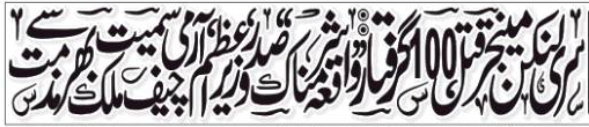
#> input picture data/raw/newspaper/1.png, 589 x 127 px; its folder holds 3 pictures in this run
$ jupyter execute --allow-errors SI26_Week3_MuhammadHassaan.ipynb   (shell and % lines are left out)
#> lines starting #> are read from the running program, lines starting #| are printed output that depends on the picture; after the words box and inside, x2 and y2 are one past the last pixel; in counts of white or black regions, pixels touching at a corner belong together
<a href="https://colab.research.google.com/github/hassanatif992-hash/urdu-ocr-codesaviours-si26-MuhammadHassaan/blob/main/SI26_Week3_MuhammadHassaan.ipynb" target="_parent"></a>

# Urdu OCR Project — Week 3

**Name:** Muhammad Hassaan
**Batch:** SI-26
**Organisation:** Code Saviours
**Project:** Urdu OCR
**Task:** Expand Real Dataset and Build PyTorch DataLoader

## Objective

The objective of Week 3 is to expand the Urdu OCR dataset to more than 200 real images, update labels.csv, preprocess the images, and build a PyTorch Dataset class.

[cell 1]
from google.colab import files

print("Upload week2_real_dataset.zip")

uploaded = files.upload()
#> the answer given: ..png

[cell 2]
import os
import shutil
import zipfile

zip_path = "/content/week2_real_dataset.zip"
data_folder = "/content/data"

if os.path.exists(data_folder):
    shutil.rmtree(data_folder)

#> (the rest of this cell did not finish here and is left out)

[cell 3]
import os
import glob

categories = [
    "books",
    "newspaper",
    "signboards",
    "handwritten",
    "other"
]

total_raw = 0
total_processed = 0

for category in categories:

    raw_images = []
    processed_images = []

    for extension in [
        "*.png", "*.jpg", "*.jpeg",
        "*.PNG", "*.JPG", "*.JPEG"
    ]:

        raw_images.extend(
            glob.glob(
                f"/content/data/raw/{category}/**/{extension}",
                recursive=True
            )
        )

        processed_images.extend(
            glob.glob(
                f"/content/data/processed/{category}/**/{extension}",
                recursive=True
            )
        )

    print(
        category,
        "| Raw:",
        len(raw_images),
        "| Processed:",
        len(processed_images)
    )

    total_raw += len(raw_images)
    total_processed += len(processed_images)

print()
print("Total raw images:", total_raw)
print("Total processed images:", total_processed)

if total_raw > 0 and total_raw == total_processed:
    print("WEEK 2 DATASET RESTORED CORRECTLY!")
else:
    print("Dataset counts need checking.")

[cell 4]
from google.colab import files

print("Upload week3_new_real_images.zip")
uploaded = files.upload()
#> the answer given: 1.png

[cell 5]
import os
import glob
import shutil
import zipfile

zip_files = glob.glob("/content/*.zip")

#> (the rest of this cell did not finish here and is left out)

[cell 6]
import os
import glob
import shutil
import zipfile

zip_path = "/content/week3_new_real_images.zip"
extract_folder = "/content/week3_new_real_images"

#> (the rest of this cell did not finish here and is left out)

[cell 7]
from google.colab import files

print("Upload Week 3.zip")
uploaded = files.upload()
#> the answer given: 10.png

[cell 8]
import os
import glob
import shutil
import zipfile

# Get the ZIP uploaded in the previous cell
uploaded_zip_files = [
    name for name in uploaded
    if name.lower().endswith(".zip")
]

#> (the rest of this cell did not finish here and is left out)

[cell 9]
import glob

all_raw_images = []

for extension in [
    "*.png", "*.jpg", "*.jpeg",
    "*.PNG", "*.JPG", "*.JPEG"
]:

    all_raw_images.extend(
        glob.glob(
            "/content/data/raw/**/" + extension,
            recursive=True
        )
    )

print("Total real images:", len(all_raw_images))

[cell 10]
import os

print("Folders inside extracted ZIP:\n")

for root, folders, files in os.walk(
    "/content/week3_new_real_images"
):
    for folder in folders:
        print(os.path.join(root, folder))

[cell 11]
import os
import shutil
import hashlib

extract_folder = "/content/week3_new_real_images"
destination_folder = "/content/data/raw/handwritten"

os.makedirs(
    destination_folder,
    exist_ok=True
)

# Hashes of images already inside handwritten
existing_hashes = set()

#> (the rest of this cell did not finish here and is left out)

[cell 12]
import glob

all_raw_images = []

for extension in [
    "*.png", "*.jpg", "*.jpeg",
    "*.PNG", "*.JPG", "*.JPEG"
]:

    all_raw_images.extend(
        glob.glob(
            "/content/data/raw/**/" + extension,
            recursive=True
        )
    )

print("Final real image count:", len(all_raw_images))

if len(all_raw_images) >= 200:
    print("200+ REAL IMAGE TARGET COMPLETED!")
else:
    print(
        "More images needed:",
        200 - len(all_raw_images)
    )

[cell 13]
from google.colab import files

print("Upload handwritten.zip")
uploaded = files.upload()
#> the answer given: 21.jpg

[cell 14]
import os
import glob
import shutil
import zipfile
import hashlib

zip_path = "/content/handwritten.zip"
extract_folder = "/content/new_handwritten"
destination_folder = "/content/data/raw/handwritten"

#> (the rest of this cell did not finish here and is left out)

[cell 15]
import glob

all_raw_images = []

for extension in [
    "*.png", "*.jpg", "*.jpeg",
    "*.PNG", "*.JPG", "*.JPEG"
]:
    all_raw_images.extend(
        glob.glob(
            "/content/data/raw/**/" + extension,
            recursive=True
        )
    )

print("Final real image count:", len(all_raw_images))

if len(all_raw_images) >= 200:
    print("200+ REAL IMAGE TARGET COMPLETED!")
else:
    print("More images needed:", 200 - len(all_raw_images))

[cell 16]
import os
import glob
import hashlib
from PIL import Image

all_images = []

for extension in [
    "*.png", "*.jpg", "*.jpeg",
    "*.PNG", "*.JPG", "*.JPEG"
]:
    all_images.extend(
        glob.glob(
            "/content/data/raw/**/" + extension,
            recursive=True
        )
    )

all_images = sorted(set(all_images))

hashes = {}
duplicates = []
broken_images = []

for image_path in all_images:

    try:
        image = Image.open(image_path)
#> image is the input picture: PIL image 589x127 RGBA; mean R, G, B, A 177.7, 175.4, 177.2, 255
        image.verify()

        with open(image_path, "rb") as file:
            image_hash = hashlib.md5(
                file.read()
            ).hexdigest()

        if image_hash in hashes:
            duplicates.append(
                (image_path, hashes[image_hash])
            )
        else:
            hashes[image_hash] = image_path

    except Exception:
        broken_images.append(image_path)

print("Total images:", len(all_images))
print("Duplicate images:", len(duplicates))
print("Broken images:", len(broken_images))

if len(duplicates) == 0 and len(broken_images) == 0:
    print("IMAGE VERIFICATION PASSED!")
else:
    print("Some images need checking.")

[cell 17]
import os
import glob
import hashlib

all_images = []

for extension in [
    "*.png", "*.jpg", "*.jpeg",
    "*.PNG", "*.JPG", "*.JPEG"
]:
    all_images.extend(
        glob.glob(
            "/content/data/raw/**/" + extension,
            recursive=True
        )
    )

hashes = {}
deleted_duplicates = []

for image_path in sorted(all_images):

    with open(image_path, "rb") as file:
        image_hash = hashlib.md5(
            file.read()
        ).hexdigest()

    if image_hash in hashes:
        os.remove(image_path)
        deleted_duplicates.append(image_path)
    else:
        hashes[image_hash] = image_path

print("Duplicate copies deleted:", len(deleted_duplicates))

[cell 18]
import glob

remaining_images = []

for extension in [
    "*.png", "*.jpg", "*.jpeg",
    "*.PNG", "*.JPG", "*.JPEG"
]:
    remaining_images.extend(
        glob.glob(
            "/content/data/raw/**/" + extension,
            recursive=True
        )
    )

print("Unique real images remaining:", len(remaining_images))

[cell 19]
from google.colab import files

print("Upload 10 new unique Urdu images.")
uploaded = files.upload()
#> the answer given: Screenshot 2026-07-03 023535.png

[cell 20]
import os
import shutil

destination_folder = "/content/data/raw/handwritten"

os.makedirs(
    destination_folder,
    exist_ok=True
)

moved = 0

for filename in uploaded:

    source_path = os.path.join(
        "/content",
        filename
    )

    if not filename.lower().endswith(
        (".png", ".jpg", ".jpeg")
    ):
        continue

    destination_path = os.path.join(
        destination_folder,
        filename
    )

    if os.path.exists(destination_path):

        name, extension = os.path.splitext(filename)
        number = 1

        while os.path.exists(destination_path):

            destination_path = os.path.join(
                destination_folder,
                f"{name}_{number}{extension}"
            )

            number += 1

    shutil.move(
        source_path,
        destination_path
    )

    moved += 1

print("New images added:", moved)

[cell 21]
import os
import glob
import shutil
import cv2

raw_base = "/content/data/raw"
processed_base = "/content/data/processed"

# Remove old processed folder so every image is processed again
if os.path.exists(processed_base):
    shutil.rmtree(processed_base)

os.makedirs(processed_base, exist_ok=True)

raw_images = []

for extension in [
    "*.png", "*.jpg", "*.jpeg",
    "*.PNG", "*.JPG", "*.JPEG"
]:
    raw_images.extend(
        glob.glob(
            raw_base + "/**/" + extension,
            recursive=True
        )
    )

raw_images = sorted(set(raw_images))

processed_count = 0
failed_images = []

for image_path in raw_images:

    category = os.path.basename(
        os.path.dirname(image_path)
    )

    filename = os.path.basename(image_path)

    output_folder = os.path.join(
        processed_base,
        category
    )

    os.makedirs(
        output_folder,
        exist_ok=True
    )

    output_path = os.path.join(
        output_folder,
        filename
    )

    image = cv2.imread(image_path)
#> image: shape (127, 589, 3)

    if image is None:
        failed_images.append(image_path)
        continue

    gray = cv2.cvtColor(
        image,
        cv2.COLOR_BGR2GRAY
    )

    height, width = gray.shape

    if width == 0:
        failed_images.append(image_path)
        continue

    scale = 600 / width

    resized = cv2.resize(
        gray,
        (
            600,
            max(1, int(height * scale))
        )
    )
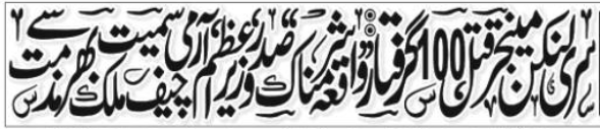
#> resized: shape (129, 600); min 9, max 255, mean 176.2

    denoised = cv2.GaussianBlur(
        resized,
        (5, 5),
        0
    )
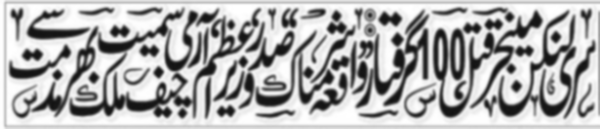
#> denoised: shape (129, 600); min 18, max 255, mean 176.1

    processed = cv2.adaptiveThreshold(
        denoised,
        255,
        cv2.ADAPTIVE_THRESH_GAUSSIAN_C,
        cv2.THRESH_BINARY,
        11,
        2
    )
#> processed: shape (129, 600); 61.8% white; 209 black regions (114 under 20 px), largest, box (x1, y1, x2, y2) and area: (4, 1, 600, 129) 3921, (433, 28, 494, 118) 1350, (498, 9, 576, 117) 1300
#> (the rest of the program and of its run is left out)
